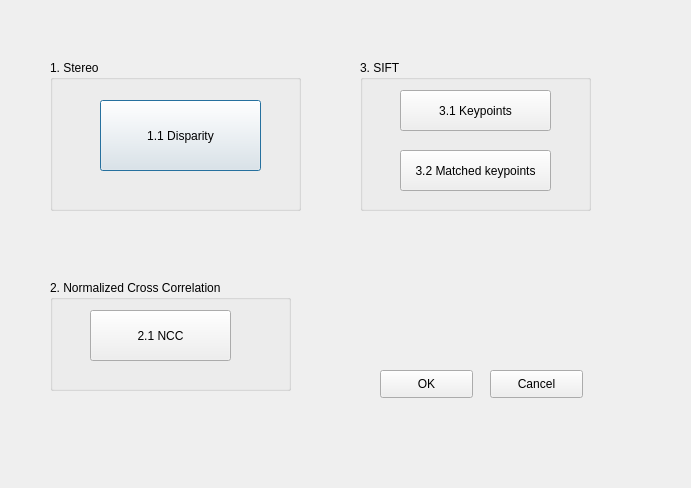
<?xml version="1.0" encoding="UTF-8"?>
<ui version="4.0">
 <class>Dialog</class>
 <widget class="QDialog" name="Dialog">
  <property name="geometry">
   <rect>
    <x>0</x>
    <y>0</y>
    <width>691</width>
    <height>488</height>
   </rect>
  </property>
  <property name="windowTitle">
   <string>Dialog</string>
  </property>
  <widget class="QGroupBox" name="groupBox">
   <property name="geometry">
    <rect>
     <x>50</x>
     <y>60</y>
     <width>251</width>
     <height>151</height>
    </rect>
   </property>
   <property name="title">
    <string>1. Stereo</string>
   </property>
   <widget class="QPushButton" name="button_1_1">
    <property name="geometry">
     <rect>
      <x>50</x>
      <y>40</y>
      <width>161</width>
      <height>71</height>
     </rect>
    </property>
    <property name="text">
     <string>1.1 Disparity</string>
    </property>
   </widget>
  </widget>
  <widget class="QGroupBox" name="groupBox_2">
   <property name="geometry">
    <rect>
     <x>360</x>
     <y>60</y>
     <width>231</width>
     <height>151</height>
    </rect>
   </property>
   <property name="title">
    <string>3. SIFT</string>
   </property>
   <widget class="QPushButton" name="button_3_1">
    <property name="geometry">
     <rect>
      <x>40</x>
      <y>30</y>
      <width>151</width>
      <height>41</height>
     </rect>
    </property>
    <property name="text">
     <string>3.1 Keypoints</string>
    </property>
   </widget>
   <widget class="QPushButton" name="button_3_2">
    <property name="geometry">
     <rect>
      <x>40</x>
      <y>90</y>
      <width>151</width>
      <height>41</height>
     </rect>
    </property>
    <property name="text">
     <string>3.2 Matched keypoints</string>
    </property>
   </widget>
  </widget>
  <widget class="QGroupBox" name="groupBox_3">
   <property name="geometry">
    <rect>
     <x>50</x>
     <y>280</y>
     <width>241</width>
     <height>111</height>
    </rect>
   </property>
   <property name="title">
    <string>2. Normalized Cross Correlation</string>
   </property>
   <widget class="QPushButton" name="button_2_1">
    <property name="geometry">
     <rect>
      <x>40</x>
      <y>30</y>
      <width>141</width>
      <height>51</height>
     </rect>
    </property>
    <property name="text">
     <string>2.1 NCC</string>
    </property>
   </widget>
  </widget>
  <widget class="QPushButton" name="button_ok">
   <property name="geometry">
    <rect>
     <x>380</x>
     <y>370</y>
     <width>93</width>
     <height>28</height>
    </rect>
   </property>
   <property name="text">
    <string>OK</string>
   </property>
  </widget>
  <widget class="QPushButton" name="button_cancel">
   <property name="geometry">
    <rect>
     <x>490</x>
     <y>370</y>
     <width>93</width>
     <height>28</height>
    </rect>
   </property>
   <property name="text">
    <string>Cancel</string>
   </property>
  </widget>
 </widget>
 <resources/>
 <connections/>
</ui>
